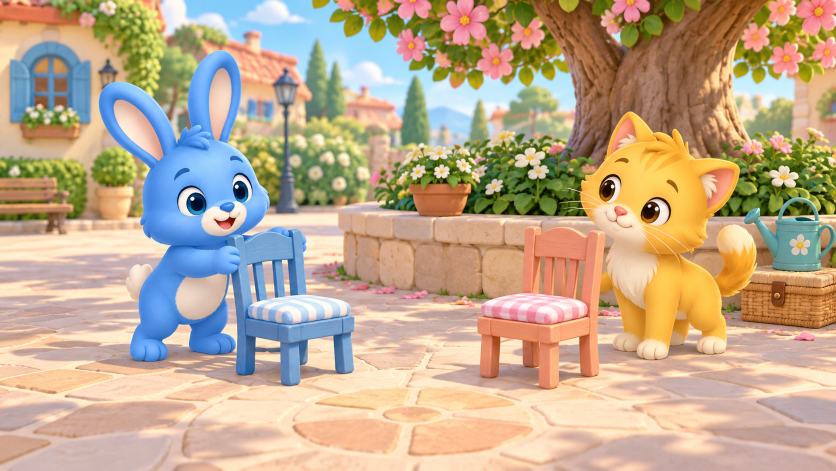
#> input picture content/brand/spot-difference-story-v2/chapter-01/sd2-001-a.png, 1672 x 941 px (shown at 1/2 size)
$ python -i analyze-spot-difference-complexity.py   (imports and definitions only)
#> lines starting #> are read from the running program, lines starting #| are printed output that depends on the picture
#> further down, picture is the input picture: PIL image 1672x941 RGB; mean R, G, B 190.8, 168.9, 142.2
#!/usr/bin/env python3
"""找茬题库（故事线 SD2-001—SD2-150）图片复杂度分析，用于定难度。

规则（产品要求）：画面复杂度低 = 简单(low)，复杂度高 = 困难(high)。
分析对象是**运行时图**（static/images/runtime/spot-difference/story-v2 的 A 图，
768×432 WebP），也就是儿童真正看到的画面；源 PNG 只用于交叉验证。

参与计分的三个核心指标（等权归一化后取平均，0—100）：
  edgeDensity   边缘像素占比（FIND_EDGES > 24）：轮廓/结构密度
  highFreq      |原图 − 高斯模糊(半径 2)| 均值 / 64：纹理与细节能量
  hueEntropy    16 段色相直方图香农熵 / 4：色彩丰富度（与上两项近乎无关）

三个指标都按**冻结锚点**（METRIC_ANCHORS，取自 SD2-001—034 基线实测 min/max）
归一化，不随样本重新伸缩；这样 50/70 两个切分点跨批次含义不变，后续新图可以
直接照着目标区间生成。

难度分档（固定阈值，不再按排名强制均衡）：
  综合 < 50       低档
  50 ≤ 综合 ≤ 70  中档
  综合 > 70       高档
生成新图时建议留 5 分缓冲（低 <45、中 55—65、高 >75），别贴着 50/70 走。

参考指标（只列出，不计分）：blockContrast、calmRatio、detailEntropy、
paletteEntropy、regionClutter、meanChangedRatio。停用原因见报告「指标取舍」一节。

输出：
  content/brand/spot-difference-story-v2/complexity-analysis.json
  content/brand/spot-difference-story-v2/complexity-review/index.html
  docs/SPOT_DIFFERENCE_COMPLEXITY_DIFFICULTY.md

用法：python3 tools/analyze-spot-difference-complexity.py [--quiet] [--recalibrate]
  --quiet        只写文件，不打印摘要
  --recalibrate  另外打印本批样本每个指标的实测 min/max，用于决定是否更新锚点
"""

import json
import math
import statistics
import sys
from pathlib import Path

from PIL import Image, ImageChops, ImageFilter, ImageStat
from PIL.Image import Resampling

ROOT = Path(__file__).resolve().parents[1]
BASE = ROOT / "content/brand/spot-difference-story-v2"
RUNTIME = ROOT / "static/images/runtime/spot-difference/story-v2"
REVIEW = BASE / "runtime-review/manifest.json"
REGIONS = BASE / "runtime-regions.json"
STORY_DOC = ROOT / "docs/SPOT_DIFFERENCE_STORY_AND_150_V2.md"
JSON_OUT = BASE / "complexity-analysis.json"
HTML_OUT = BASE / "complexity-review/index.html"
MD_OUT = ROOT / "docs/SPOT_DIFFERENCE_COMPLEXITY_DIFFICULTY.md"

WIDTH, HEIGHT = 768, 432
BLOCK = 24
EDGE_THRESHOLD = 24
CALM_STD = 12.0
CORE_METRICS = ["edgeDensity", "highFreq", "hueEntropy"]

# 冻结锚点：2026-09-18 用 SD2-001—034 实测 min/max 标定，之后不再随样本变动。
# 改锚点会让历史分数与 50/70 阈值失去可比性，需要时用 --recalibrate 复核后再手工更新。
METRIC_ANCHORS = {
    "edgeDensity": (0.1251, 0.3247),  # 基线最低 SD2-034，最高 SD2-021，两端各留 0.0005
    "highFreq": (0.0953, 0.2585),  # 基线最低 SD2-034，最高 SD2-021，两端各留 0.0005
    "hueEntropy": (0.3425, 0.7143),  # 基线最低 SD2-025，最高 SD2-033，两端各留 0.0005
}
TIER_CUTS = (50.0, 70.0)  # <50 低档；50—70 中档；>70 高档
TARGET_MARGIN = 5.0  # 生成新图时距切分点建议保留的缓冲

AXIS_LABEL = {
    "edgeDensity": "结构密度",
    "highFreq": "纹理能量",
    "hueEntropy": "色彩丰富度",
    "blockContrast": "分块对比",
    "calmRatio": "平坦块占比",
    "detailEntropy": "灰度熵",
    "paletteEntropy": "调色板熵",
    "regionClutter": "差异处杂乱",
    "meanChangedRatio": "平均变化比",
}
TIER_ORDER = {"low": 0, "medium": 1, "high": 2}
TIER_LABEL = {"low": "低", "medium": "中", "high": "高"}
TIER_TARGET = {"low": "<45", "medium": "55—65", "high": ">75"}


# [8 lines left out: function read_json, not called in this run]


def entropy(hist):
    total = sum(hist)
    if total <= 0:
        return 0.0
    acc = 0.0
    for count in hist:
        if count:
            p = count / total
            acc -= p * math.log2(p)
    return acc


def block_grid(luma):
    """24×24 分块亮度标准差网格。"""
    cols, rows = WIDTH // BLOCK, HEIGHT // BLOCK
    grid = []
    for row in range(rows):
        line = []
        for col in range(cols):
            box = (col * BLOCK, row * BLOCK, (col + 1) * BLOCK, (row + 1) * BLOCK)
            line.append(ImageStat.Stat(luma.crop(box)).stddev[0])
        grid.append(line)
    return cols, rows, grid


# [15 lines left out: function region_clutter, not called in this run]


def analyse_image(img):
    luma = img.convert("L")
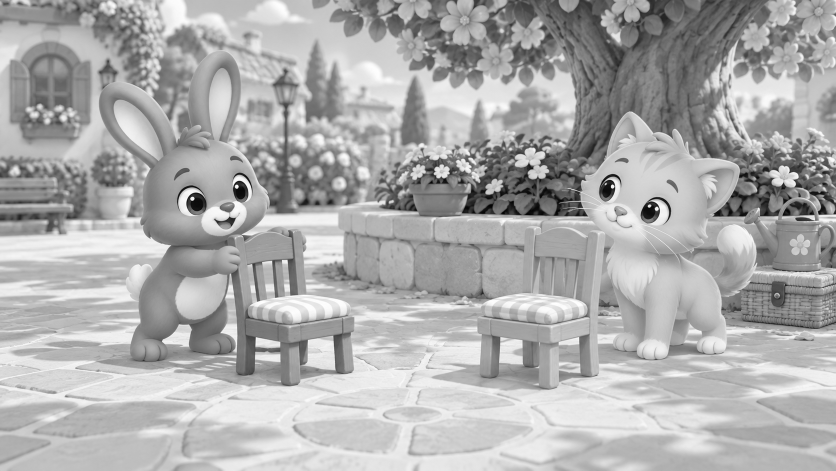
#> luma: PIL image 1672x941 L (shown at 1/2 size); min 1, max 255, mean 172.4
    edge_hist = luma.filter(ImageFilter.FIND_EDGES).histogram()
#> edge_hist = 256 values, max 788881 at index 0, min 19 at index 253, mean 6145.9
    edge_density = sum(edge_hist[EDGE_THRESHOLD + 1 :]) / (WIDTH * HEIGHT)
#> edge_density = 0.331
    high_freq = (
        ImageStat.Stat(ImageChops.difference(luma, luma.filter(ImageFilter.GaussianBlur(2)))).mean[0]
        / 64.0
    )
#> high_freq = 0.0656
    hue = img.convert("HSV").getchannel(0).histogram()
#> hue = 256 values, max 69749 at index 16, min 0 at index 255, mean 6145.9
    hue_bins = [sum(hue[i * 16 : (i + 1) * 16]) for i in range(16)]
#> hue_bins = [393826, 643244, 114319, 93922, 17253, 6426, 6802, 11073, 50116, 169296, 4704, 1936, 1426, 1819, 5262, 51928]

    cols, rows, grid = block_grid(luma)
#> after the loop in block_grid, `for row in range(rows):`: grid = 18 items
#> cols = 32; rows = 18; grid = 18 items
    flat = [value for line in grid for value in line]
#> flat = 576 values, max 98.81 at index 500, min 0.86 at index 90, mean 22.17
    palette = img.convert("P", palette=Image.Palette.ADAPTIVE, colors=64).histogram()[:64]
#> palette = 64 values, max 50335 at index 26, min 3928 at index 24, mean 24583.6

    return {
        "edgeDensity": edge_density,
        "highFreq": high_freq,
        "hueEntropy": entropy(hue_bins) / 4.0,
        "blockContrast": statistics.fmean(flat) / 64.0,
        "calmRatio": sum(1 for value in flat if value <= CALM_STD) / len(flat),
        "detailEntropy": entropy(luma.histogram()) / 8.0,
        "paletteEntropy": entropy(palette) / 6.0,
        "_grid": (cols, rows, grid),
    }
#> in entropy, `total = sum(hist)`: total = 1573352
#> the loop in entropy, `for count in hist:` made 16 passes
#> (count, p, acc) on passes 1 to 12: (393826, 0.25, 0.5), (643244, 0.409, 1.03), (114319, 0.0727, 1.3), (93922, 0.0597, 1.55), (17253, 0.011, 1.62), (6426, 0.00408, 1.65), (6802, 0.00432, 1.68), (11073, 0.00704, 1.73), (50116, 0.0319, 1.89), (169296, 0.108, 2.24), (4704, 0.00299, 2.26), (1936, 0.00123, 2.27)
#> after the loop in entropy, `for count in hist:`: acc = 2.49
#> the loop in entropy (call 2), `for count in hist:` made 256 passes
#> (count, p, acc) on passes 2 to 13: (6, 3.81e-06, 6.86e-05), (18, 1.14e-05, 0.000256), (25, 1.59e-05, 0.00051), (38, 2.42e-05, 0.00088), (44, 2.8e-05, 0.0013), (58, 3.69e-05, 0.00185), (78, 4.96e-05, 0.00256), (97, 6.17e-05, 0.00342), (119, 7.56e-05, 0.00445), (190, 0.000121, 0.00602), (289, 0.000184, 0.0083), (383, 0.000243, 0.0112)
#> (p, acc) on passes 61 to 66: (0.000462, 0.156), (0.000484, 0.162), (0.000528, 0.168), (0.000535, 0.173), (0.000547, 0.179), (0.000617, 0.186)


# [21 lines left out: functions ranks, pearson, not called in this run]


def spearman(a, b):
    return pearson(ranks(a), ranks(b))


def fmt(value, digits=3):
    return ("%." + str(digits) + "f") % value


# [7 lines left out: function tier_of, not called in this run]


def boundary_margin(score):
    """到最近切分点的距离，用于判断这张图是否贴着 50/70。"""
    return min(abs(score - cut) for cut in TIER_CUTS)


def load_regions():
    data = read_json(REGIONS)
    return {"SD2-%03d" % scene["n"]: scene["regions"] for scene in data["scenes"]}


# [477 lines left out: functions load_review, load_titles_and_sources, load_previous_tiers, runtime_scene_ids, build_scenes, score_scenes and 4 more, not called in this run]


# [2 lines not run here, left out]

>>> from PIL import Image
>>> picture = Image.open('../content/brand/spot-difference-story-v2/chapter-01/sd2-001-a.png')
>>> result = analyse_image(picture)
#> result = 8 items

$ run again, on content/brand/spot-difference-story-v2/chapter-02/sd2-011-b.png
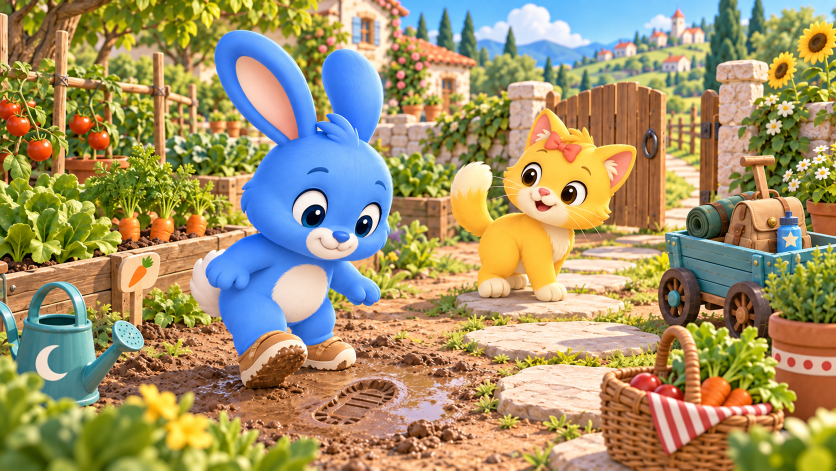
#> input picture content/brand/spot-difference-story-v2/chapter-02/sd2-011-b.png, 1672 x 941 px (shown at 1/2 size)
#> picture is the input picture: PIL image 1672x941 RGB; mean R, G, B 162.4, 147.1, 105.7
#> in analyse_image, `luma = img.convert("L")`:
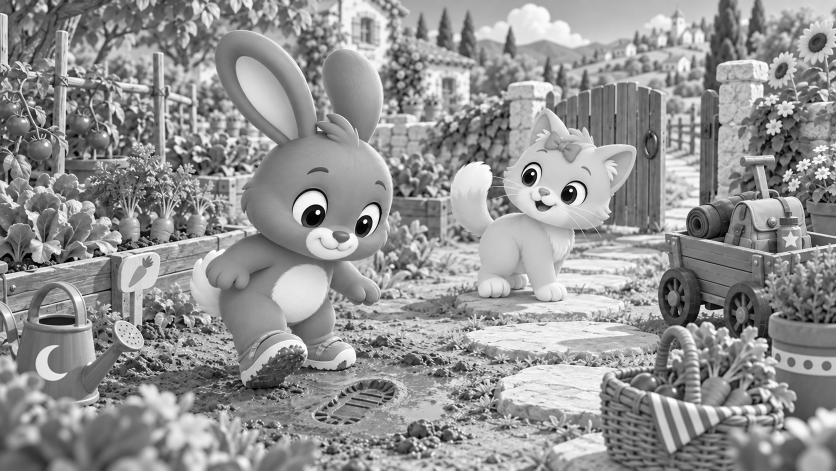
#> luma: PIL image 1672x941 L (shown at 1/2 size); min 0, max 255, mean 147
#> edge_hist = 256 values, max 768610 at index 0, min 83 at index 253, mean 6145.9
#> edge_density = 0.699
#> high_freq = 0.132
#> hue = 256 values, max 79422 at index 17, min 0 at index 255, mean 6145.9
#> hue_bins = [229817, 552533, 335961, 148616, 17217, 6528, 7990, 21480, 62029, 167431, 5754, 1942, 1717, 2692, 2943, 8702]
#> after the loop in block_grid, `for row in range(rows):`: grid = 18 items
#> in analyse_image, `cols, rows, grid = block_grid(luma)`: cols = 32; rows = 18; grid = 18 items
#> flat = 576 values, max 107 at index 569, min 2.29 at index 446, mean 33.72
#> palette = 64 values, max 41910 at index 11, min 3903 at index 32, mean 24583.6
#> total = 1573352
#> the loop in entropy, `for count in hist:` made 16 passes
#> (count, p, acc) on passes 1 to 8: (229817, 0.146, 0.405), (552533, 0.351, 0.936), (335961, 0.214, 1.41), (148616, 0.0945, 1.73), (17217, 0.0109, 1.8), (6528, 0.00415, 1.84), (7990, 0.00508, 1.88), (21480, 0.0137, 1.96)
#> after the loop in entropy, `for count in hist:`: acc = 2.61
#> the loop in entropy (call 2), `for count in hist:` made 256 passes
#> (count, p, acc) on passes 1 to 8: (236, 0.00015, 0.00191), (226, 0.000144, 0.00374), (267, 0.00017, 0.00586), (367, 0.000233, 0.00868), (395, 0.000251, 0.0117), (373, 0.000237, 0.0145), (361, 0.000229, 0.0173), (402, 0.000256, 0.0204)
#> result = 8 items

$ run again, on content/brand/spot-difference-story-v2/chapter-02/sd2-013-b.png
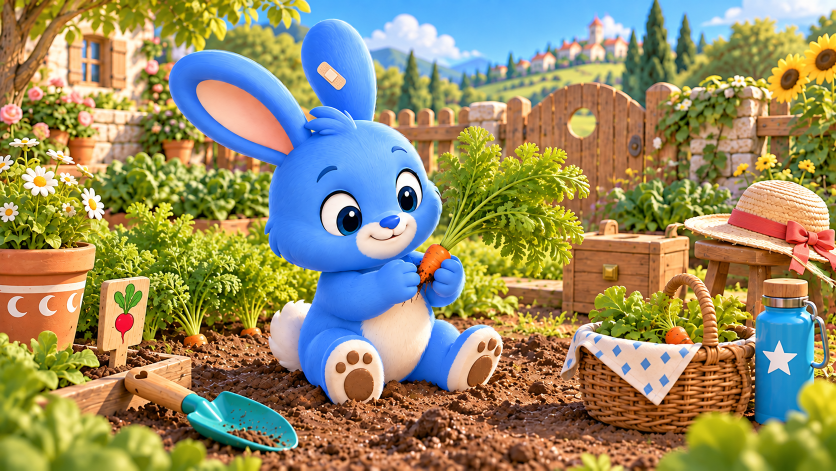
#> input picture content/brand/spot-difference-story-v2/chapter-02/sd2-013-b.png, 1672 x 941 px (shown at 1/2 size)
#> picture is the input picture: PIL image 1672x941 RGB; mean R, G, B 149.9, 140.6, 102.1
#> in analyse_image, `luma = img.convert("L")`:
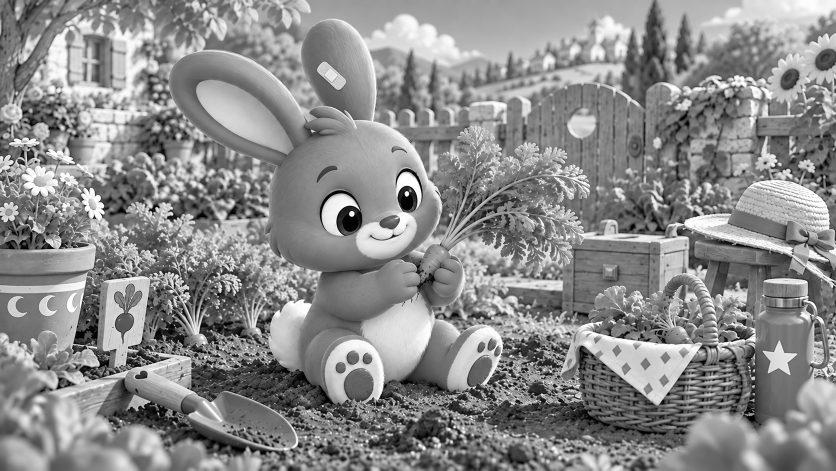
#> luma: PIL image 1672x941 L (shown at 1/2 size); min 0, max 255, mean 139
#> edge_hist = 256 values, max 765597 at index 0, min 121 at index 251, mean 6145.9
#> edge_density = 0.733
#> high_freq = 0.143
#> hue = 256 values, max 86943 at index 16, min 0 at index 255, mean 6145.9
#> hue_bins = [252459, 427859, 395478, 139726, 10930, 5775, 7627, 10386, 53857, 243036, 7701, 3119, 1778, 1840, 2769, 9012]
#> after the loop in block_grid, `for row in range(rows):`: grid = 18 items
#> in analyse_image, `cols, rows, grid = block_grid(luma)`: cols = 32; rows = 18; grid = 18 items
#> flat = 576 values, max 108.7 at index 572, min 1.48 at index 63, mean 29.76
#> palette = 64 values, max 40556 at index 21, min 8127 at index 41, mean 24583.6
#> total = 1573352
#> the loop in entropy, `for count in hist:` made 16 passes
#> (count, p, acc) on passes 1 to 8: (252459, 0.16, 0.424), (427859, 0.272, 0.934), (395478, 0.251, 1.44), (139726, 0.0888, 1.75), (10930, 0.00695, 1.8), (5775, 0.00367, 1.82), (7627, 0.00485, 1.86), (10386, 0.0066, 1.91)
#> after the loop in entropy, `for count in hist:`: acc = 2.63
#> the loop in entropy (call 2), `for count in hist:` made 256 passes
#> (count, p, acc) on passes 1 to 8: (1190, 0.000756, 0.00784), (1062, 0.000675, 0.015), (1121, 0.000712, 0.0224), (1168, 0.000742, 0.0301), (976, 0.00062, 0.0367), (772, 0.000491, 0.0421), (679, 0.000432, 0.0469), (764, 0.000486, 0.0523)
#> result = 8 items

$ run again, on content/brand/spot-difference-story-v2/chapter-02/sd2-014-b.png
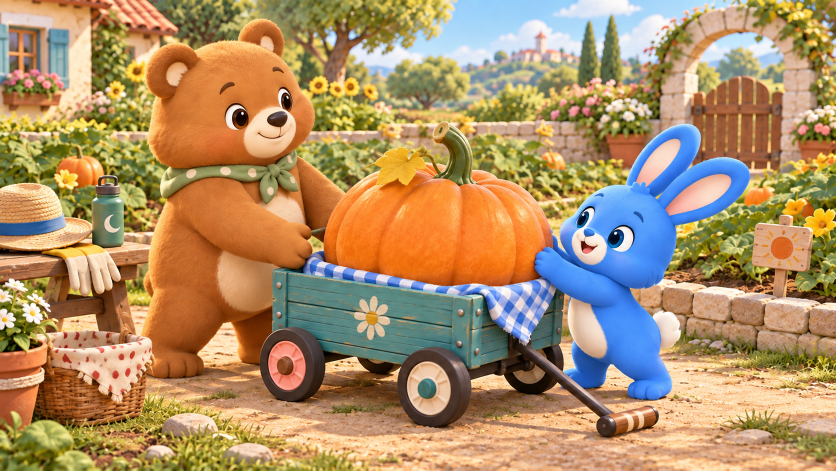
#> input picture content/brand/spot-difference-story-v2/chapter-02/sd2-014-b.png, 1672 x 941 px (shown at 1/2 size)
#> picture is the input picture: PIL image 1672x941 RGB; mean R, G, B 174.2, 143.7, 104.1
#> in analyse_image, `luma = img.convert("L")`:
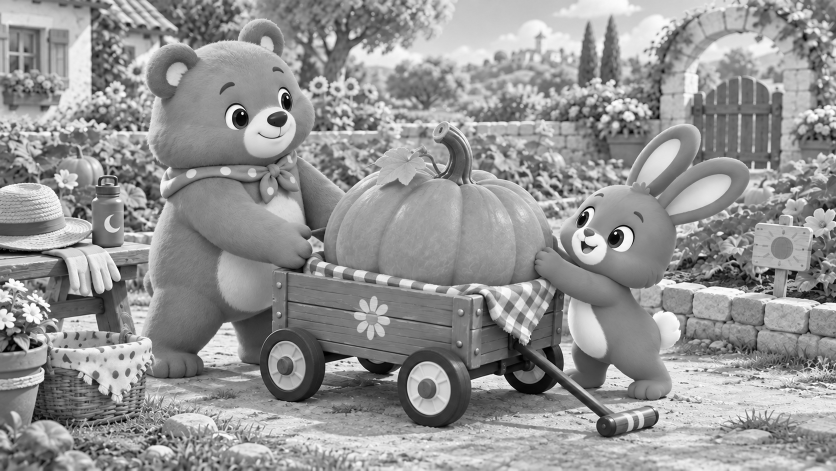
#> luma: PIL image 1672x941 L (shown at 1/2 size); min 0, max 255, mean 148.3
#> edge_hist = 256 values, max 766012 at index 0, min 41 at index 253, mean 6145.9
#> edge_density = 0.665
#> high_freq = 0.111
#> hue = 256 values, max 150435 at index 17, min 0 at index 84, mean 6145.9
#> hue_bins = [167214, 804989, 304689, 37400, 5555, 4142, 7420, 48340, 15168, 155135, 8738, 2589, 1916, 1653, 2153, 6251]
#> after the loop in block_grid, `for row in range(rows):`: grid = 18 items
#> in analyse_image, `cols, rows, grid = block_grid(luma)`: cols = 32; rows = 18; grid = 18 items
#> flat = 576 values, max 104.3 at index 307, min 1.86 at index 134, mean 30.06
#> palette = 64 values, max 51917 at index 1, min 2294 at index 46, mean 24583.6
#> total = 1573352
#> the loop in entropy, `for count in hist:` made 16 passes
#> (count, p, acc) on passes 1 to 8: (167214, 0.106, 0.344), (804989, 0.512, 0.838), (304689, 0.194, 1.3), (37400, 0.0238, 1.43), (5555, 0.00353, 1.45), (4142, 0.00263, 1.48), (7420, 0.00472, 1.51), (48340, 0.0307, 1.67)
#> after the loop in entropy, `for count in hist:`: acc = 2.19
#> the loop in entropy (call 2), `for count in hist:` made 256 passes
#> (count, p, acc) on passes 1 to 8: (146, 9.28e-05, 0.00124), (196, 0.000125, 0.00286), (192, 0.000122, 0.00445), (198, 0.000126, 0.00608), (287, 0.000182, 0.00834), (283, 0.00018, 0.0106), (344, 0.000219, 0.0132), (551, 0.00035, 0.0173)
#> result = 8 items
